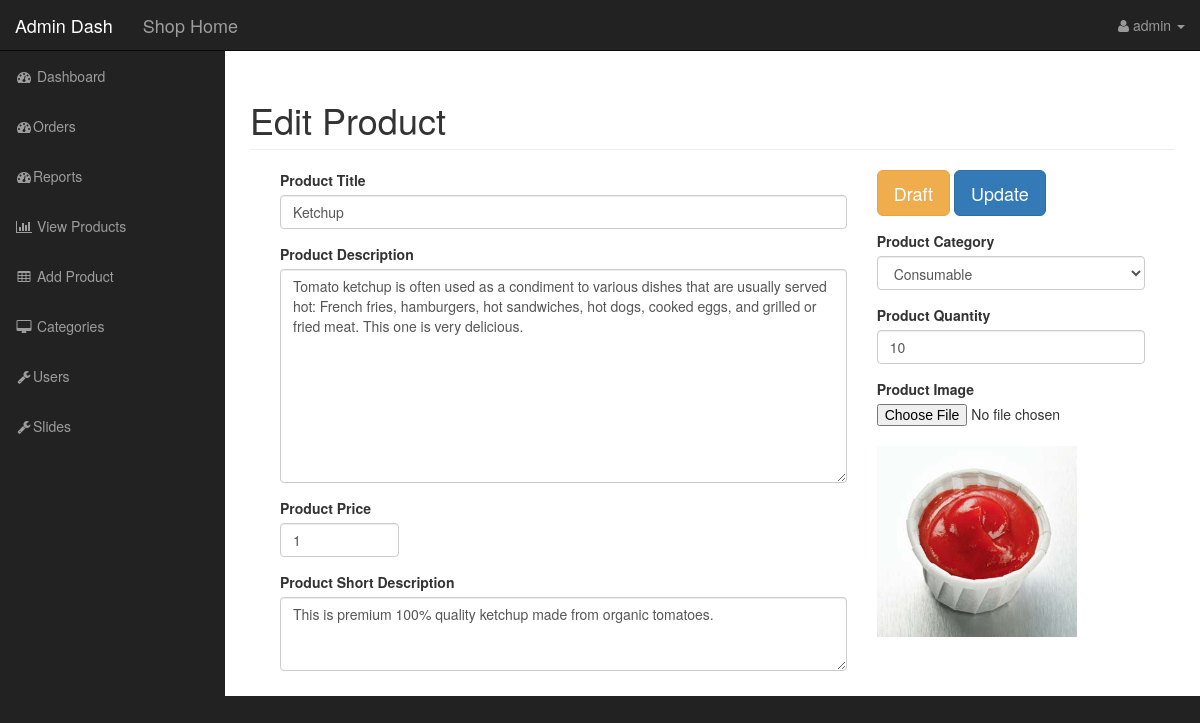
Page /admin/index.php?edit_product&id=20 (signed in) on the committed database.
### tables this page shows
CREATE TABLE IF NOT EXISTS `products` (
  `product_id` int(11) NOT NULL AUTO_INCREMENT,
  `product_title` varchar(255) NOT NULL,
  `product_category_id` int(11) NOT NULL,
  `product_price` float NOT NULL,
  `product_quantity` int(11) NOT NULL,
  `product_description` text NOT NULL,
  `short_desc` text NOT NULL,
  `product_image` varchar(255) NOT NULL,
  PRIMARY KEY (`product_id`)
);

CREATE TABLE IF NOT EXISTS `categories` (
  `cat_id` int(11) NOT NULL AUTO_INCREMENT,
  `cat_title` varchar(255) NOT NULL,
  PRIMARY KEY (`cat_id`)
);

### resources/functions.php (called while the page is built, shortened)
<?php
$upload_directory = "uploads";
function query($sql) {
    global $connection;
    return mysqli_query($connection, $sql);
}
function escape_string($string){
    global $connection;
    return mysqli_real_escape_string($connection, $string);
}
function fetch_array($result){
    return mysqli_fetch_array($result);
}
function display_image($picture) {
    global $upload_directory;
    return $upload_directory  . DS . $picture;
}
function show_product_category_title($product_category_id){
    $category_query = query("SELECT * FROM categories WHERE cat_id = '{$product_category_id}' ");
    while($category_row = fetch_array($category_query)) {
        return $category_row['cat_title'];
    }
}
?>

### resources/templates/back/edit_product.php (the view, shortened to what this page needs)
<?php
if(isset($_GET['id'])) {
    $query = query("SELECT * FROM products WHERE product_id = " . escape_string($_GET['id']) . " ");
    while($row = fetch_array($query)) {
        $product_title          = escape_string($row['product_title']);
        $product_category_id    = escape_string($row['product_category_id']);
        $product_price          = escape_string($row['product_price']);
        $product_description    = escape_string($row['product_description']);
        $short_desc             = escape_string($row['short_desc']);
        $product_quantity       = escape_string($row['product_quantity']);
        $product_image          = escape_string($row['product_image']);
        $product_image          = display_image($row['product_image']);
    }
}
?>
<div class="col-md-12">
<div class="row">
<h1 class="page-header">
   Edit Product
</h1>
</div>
<form action="" method="post" enctype="multipart/form-data">
    <div class="col-md-8">
        <div class="form-group">
            <label for="product-title">Product Title </label>
            <input type="text" name="product_title" class="form-control" value="<?php echo $product_title; ?>">
        </div>
        <div class="form-group">
               <label for="product-title">Product Description</label>
          <textarea name="product_description" id="" cols="30" rows="10" class="form-control"><?php echo $product_description; ?></textarea>
        </div>
        <div class="form-group row">
          <div class="col-xs-3">
            <label for="product-price">Product Price</label>
            <input type="number" name="product_price" class="form-control" size="60" value="<?php echo $product_price; ?>">
          </div>
        </div>
        <div class="form-group">
               <label for="product-title">Product Short Description</label>
          <textarea name="short_desc" id="" cols="30" rows="3" class="form-control"><?php echo $short_desc; ?></textarea>
        </div>
    </div>
    <aside id="admin_sidebar" class="col-md-4">
        <div class="form-group">
            <input type="submit" name="draft" class="btn btn-warning btn-lg" value="Draft">
            <input type="submit" name="update" class="btn btn-primary btn-lg" value="Update">
        </div>
        <div class="form-group">
            <label for="product-title">Product Category</label>
            <select name="product_category_id" id="" class="form-control">
                <option value="<?php echo $product_category_id; ?>"><?php echo show_product_category_title($product_category_id); ?></option>
            </select>
        </div>
        <div class="form-group">
          <label for="product-title">Product Quantity</label>
            <input type="number" name="product_quantity" class="form-control" value="<?php echo $product_quantity; ?>">
        </div>
        <div class="form-group">
            <label for="product-title">Product Image</label>
            <input type="file" name="file"> <br>
            <img width='200' src="../../resources/<?php echo $product_image; ?>" alt="">
        </div>
    </aside>
</form>

### public/admin/css/sb-admin.css (style rules this page uses)
body { margin-top: 100px; background-color: #222; }
@media (min-width:768px) { body { margin-top: 50px; } }

### rows in the picture
products: product_title "Ketchup", product_description "Tomato ketchup is often used as a condiment to various dishes that are usually served hot: French fries, hamburgers, hot sandwiches, hot dogs, cooked eggs, and grilled or fried meat. This one is very delicious.", product_price "1", short_desc "This is premium 100% quality ketchup made from organic tomatoes.", product_category_id "Consumable", product_quantity "10", product_image (picture)

### other values in the picture
$_SESSION['username'] "admin"
